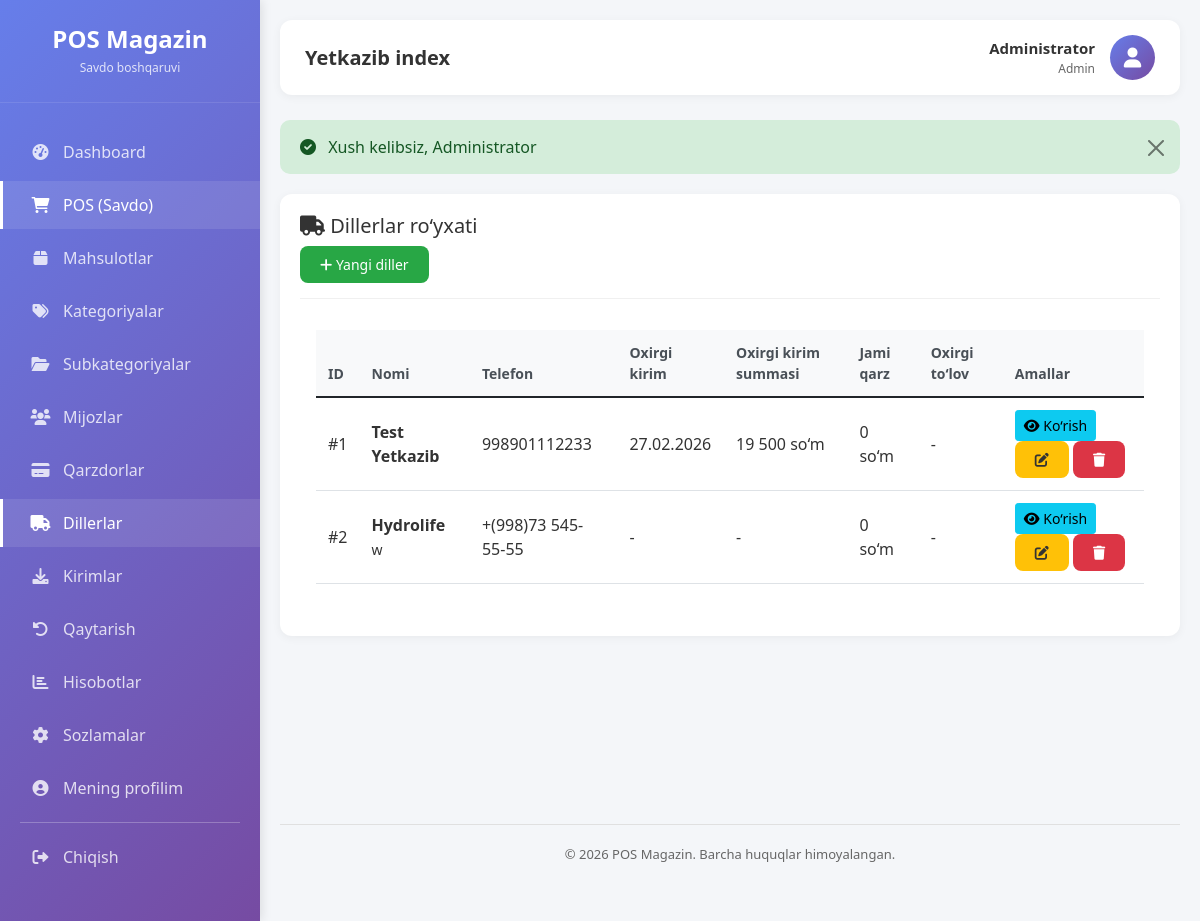
/yetkazib (signed in), run on an earlier commit of the app's database.
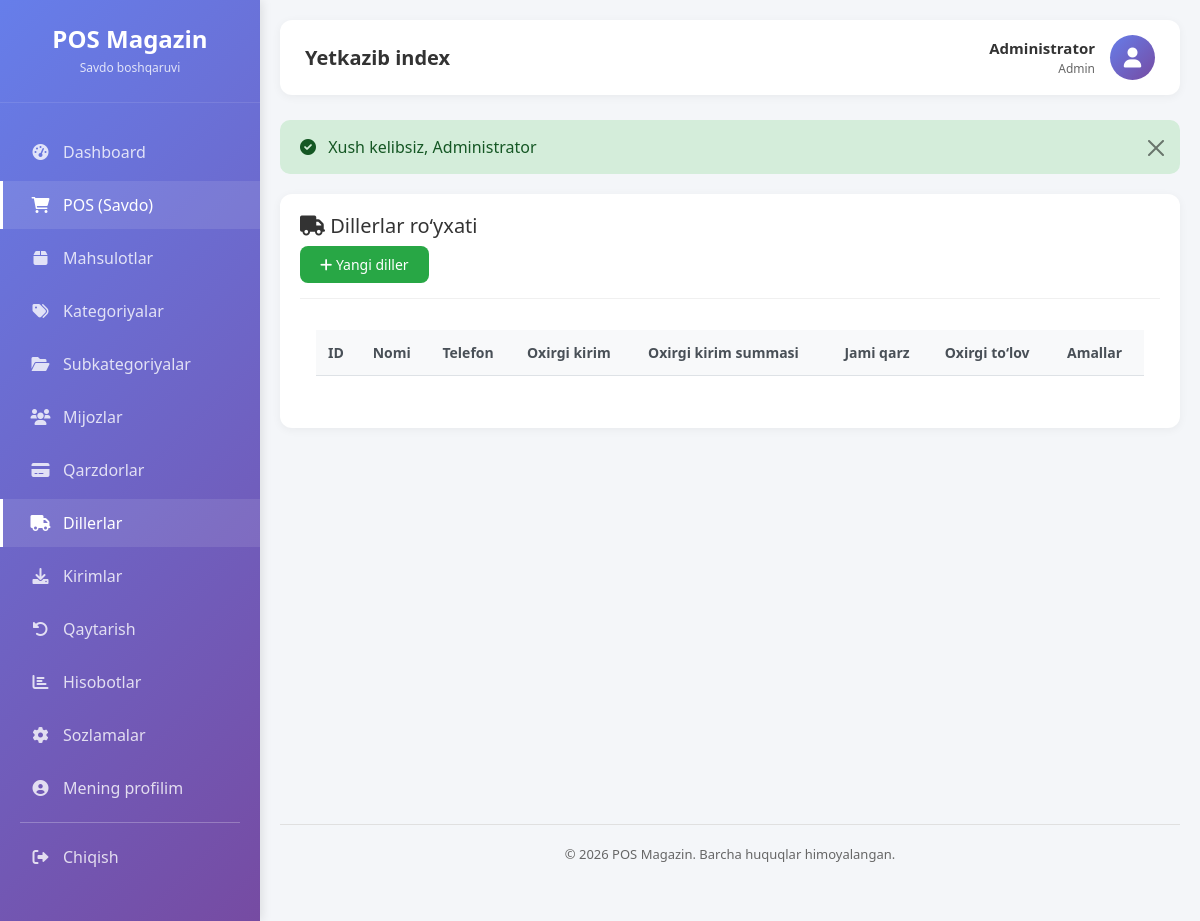
And on a later commit of the database.
### tables this page shows
CREATE TABLE `yetkazib_beruvchilar` (
  `id` bigint(20) UNSIGNED NOT NULL,
  `nomi` varchar(180) NOT NULL,
  `telefon` varchar(30) DEFAULT NULL,
  `manzil` varchar(255) DEFAULT NULL,
  `izoh` varchar(255) DEFAULT NULL,
  `kelish_kuni` varchar(20) DEFAULT NULL,
  `qarz` decimal(12,2) NOT NULL DEFAULT 0.00,
  `oxirgi_olingan_sana` date DEFAULT NULL,
  `eslatma` text DEFAULT NULL,
  `faol` tinyint(1) NOT NULL DEFAULT 1,
  `yaratilgan_vaqt` timestamp NULL DEFAULT current_timestamp(),
  `yangilangan_vaqt` timestamp NULL DEFAULT current_timestamp() ON UPDATE current_timestamp(),
  `ochirilgan_vaqt` timestamp NULL DEFAULT NULL,
  `tolash_muddati` int(11) DEFAULT NULL COMMENT 'To''lash muddati (kunlarda)',
  `tolash_eslatma` text DEFAULT NULL,
  `oxirgi_tolov_sana` date DEFAULT NULL,
  `jami_olingan` decimal(12,2) DEFAULT 0.00,
  `jami_tolangan` decimal(12,2) DEFAULT 0.00
);

CREATE TABLE `kirimlar` (
  `id` bigint(20) UNSIGNED NOT NULL,
  `hisob_faktura` varchar(60) DEFAULT NULL,
  `yetkazib_beruvchi_id` bigint(20) UNSIGNED NOT NULL,
  `kiritgan_id` bigint(20) UNSIGNED NOT NULL,
  `umumiy_summa` decimal(12,2) NOT NULL DEFAULT 0.00,
  `holat` enum('QORALAMA','QABUL_QILINDI','BEKOR') NOT NULL DEFAULT 'QABUL_QILINDI',
  `kirim_vaqt` datetime NOT NULL DEFAULT current_timestamp(),
  `izoh` varchar(255) DEFAULT NULL,
  `yaratilgan_vaqt` timestamp NULL DEFAULT current_timestamp(),
  `yangilangan_vaqt` timestamp NULL DEFAULT current_timestamp() ON UPDATE current_timestamp()
);

### app/Views/pages/yetkazib/index.php (the view, shortened to what the changed rows need)
<div class="card">
    <div class="card-header">
        <h5><i class="fas fa-truck"></i> Dillerlar ro‘yxati</h5>
        <a href="/new-pos/yetkazib/create" class="btn btn-sm btn-success"><i class="fas fa-plus"></i> Yangi diller</a>
    </div>
    <div class="card-body">
        <div class="table-responsive">
            <table class="table table-hover">
                <thead>
                    <tr>
                        <th>ID</th>
                        <th>Nomi</th>
                        <th>Telefon</th>
                        <th>Oxirgi kirim</th>
                        <th>Oxirgi kirim summasi</th>
                        <th>Jami qarz</th>
                        <th>Oxirgi to‘lov</th>
                        <th>Amallar</th>
                    </tr>
                </thead>
                <tbody>
                    <?php foreach ($dillerlar as $d): ?>
                    <tr>
                        <td>#<?= $d['id'] ?></td>
                        <td>
                            <strong><?= htmlspecialchars($d['nomi']) ?></strong>
                            <?php if (!empty($d['izoh'])): ?><br><small><?= htmlspecialchars($d['izoh']) ?></small><?php endif; ?>
                        </td>
                        <td><?= $d['telefon'] ?? '-' ?></td>
                        <td>
                            <?php if ($d['last_kirim']): ?>
                                <?= date('d.m.Y', strtotime($d['last_kirim']['kirim_vaqt'])) ?>
                            <?php else: ?>
                                -
                            <?php endif; ?>
                        </td>
                        <td>
                            <?php if ($d['last_kirim']): ?>
                                <?= number_format($d['last_kirim']['jami_summa'] ?? 0, 0, ',', ' ') ?> so‘m
                            <?php else: ?>
                                -
                            <?php endif; ?>
                        </td>
                        <td>
                            <?php if ($d['qarz'] > 0): ?>
                                <span class="debt-badge"><?= number_format($d['qarz'], 0, ',', ' ') ?> so‘m</span>
                            <?php else: ?>
                                0 so‘m
                            <?php endif; ?>
                        </td>
                        <td><?= $d['oxirgi_tolov_sana'] ? date('d.m.Y', strtotime($d['oxirgi_tolov_sana'])) : '-' ?></td>
                        <td>
                            <a href="/new-pos/yetkazib/show/<?= $d['id'] ?>" class="btn btn-sm btn-info"><i class="fas fa-eye"></i> Ko‘rish</a>
                            <a href="/new-pos/yetkazib/edit/<?= $d['id'] ?>" class="btn btn-sm btn-warning"><i class="fas fa-edit"></i></a>
                            <?php if ($_SESSION['user']['rol_nomi'] == 'Admin'): ?>
                            <form method="POST" action="/new-pos/yetkazib/delete/<?= $d['id'] ?>" style="display:inline;" onsubmit="return confirm('Haqiqatan ham o‘chirmoqchimisiz?')">
                                <button type="submit" class="btn btn-sm btn-danger"><i class="fas fa-trash"></i></button>
                            </form>
                            <?php endif; ?>
                        </td>
                    </tr>
                    <?php endforeach; ?>
                </tbody>
            </table>
        </div>
    </div>
</div>

### public/index.php (shortened to what the changed rows need)
<?php
require_once __DIR__ . '/../config/database.php';
spl_autoload_register(function ($class) {
    $prefix = 'App\\';
    $base_dir = APP_PATH . '/';
    $len = strlen($prefix);
    $relative_class = substr($class, $len);
    $file = $base_dir . str_replace('\\', '/', $relative_class) . '.php';
});
$requestUri = $_SERVER['REQUEST_URI'];
$basePath = '/new-pos';
if (strpos($requestUri, $basePath) === 0) {
    $requestUri = substr($requestUri, strlen($basePath));
}
$requestUri = strtok($requestUri, '?');
$requestUri = str_replace('/public', '', $requestUri);
$requestUri = trim($requestUri, '/');
$routesFile = ROUTES_PATH . '/web.php';
$routes = require $routesFile;
$method = $_SERVER['REQUEST_METHOD'];
route_dispatch($routes, $method, $requestUri);
function route_dispatch($routes, $method, $uri) {
    foreach ($routes[$method] as $pattern => $handler) {
        $pattern = trim($pattern, '/');
        $regexPattern = preg_replace('/\{[a-z]+\}/', '([^/]+)', $pattern);
        $regexPattern = '/^' . str_replace('/', '\/', $regexPattern) . '$/';
        if (preg_match($regexPattern, $uri, $matches)) {
            array_shift($matches);
            list($controller, $action) = $handler;
            $controllerInstance = new $controllerClass();
            call_user_func_array([$controllerInstance, $action], $matches);
            return;
        }
    }
}

### app/Views/layouts/main.php (shortened to what the changed rows need)
<!DOCTYPE html>
<html lang="uz">
<head>
    <link rel="stylesheet" href="/new-pos/public/assets/css/responsive.css">
    <link href="https://cdn.jsdelivr.net/npm/bootstrap@5.1.3/dist/css/bootstrap.min.css" rel="stylesheet">
    <link rel="stylesheet" href="https://cdnjs.cloudflare.com/ajax/libs/font-awesome/6.0.0/css/all.min.css">
    <link rel="stylesheet" href="/new-pos/public/assets/css/style.css">
</head>
<body>
    <div class="wrapper">
        <div class="sidebar">
            <div class="sidebar-header">
                <h3><?= htmlspecialchars($companyName ?? 'POS Magazin') ?></h3>
                <p>Savdo boshqaruvi</p>
            </div>
            <ul class="nav-menu">
                <?php if ($_SESSION['user']['rol_nomi'] == 'Admin'): ?>
                <li class="nav-item">
                    <a href="/new-pos/dashboard" class="nav-link <?= strpos($_SERVER['REQUEST_URI'], 'dashboard') !== false ? 'active' : '' ?>">
                        <i class="fas fa-tachometer-alt"></i> <span>Dashboard</span>
                    </a>
                </li>
                <?php endif; ?>
                <li class="nav-item">
                    <a href="/new-pos/pos" class="nav-link <?= strpos($_SERVER['REQUEST_URI'], 'pos') !== false ? 'active' : '' ?>">
                        <i class="fas fa-shopping-cart"></i> <span>POS (Savdo)</span>
                    </a>
                </li>
                <li class="nav-item">
                    <a href="/new-pos/products" class="nav-link <?= strpos($_SERVER['REQUEST_URI'], 'products') !== false ? 'active' : '' ?>">
                        <i class="fas fa-box"></i> <span>Mahsulotlar</span>
                    </a>
                </li>
                <li class="nav-item">
                    <a href="/new-pos/categories" class="nav-link <?= strpos($_SERVER['REQUEST_URI'], 'categories') !== false ? 'active' : '' ?>">
                        <i class="fas fa-tags"></i> <span>Kategoriyalar</span>
                    </a>
                </li>
                <li class="nav-item">
                    <a href="/new-pos/subcategories" class="nav-link <?= strpos($_SERVER['REQUEST_URI'], 'subcategories') !== false ? 'active' : '' ?>">
                        <i class="fas fa-folder-open"></i> <span>Subkategoriyalar</span>
                    </a>
                </li>
                <li class="nav-item">
                    <a href="/new-pos/customers" class="nav-link <?= strpos($_SERVER['REQUEST_URI'], 'customers') !== false ? 'active' : '' ?>">
                        <i class="fas fa-users"></i> <span>Mijozlar</span>
                    </a>
                </li>
                <li class="nav-item">
                    <a href="/new-pos/debt" class="nav-link <?= strpos($_SERVER['REQUEST_URI'], 'debt') !== false ? 'active' : '' ?>">
                        <i class="fas fa-credit-card"></i> <span>Qarzdorlar</span>
                    </a>
                </li>
                <li class="nav-item">
                    <a href="/new-pos/yetkazib" class="nav-link <?= strpos($_SERVER['REQUEST_URI'], 'yetkazib') !== false ? 'active' : '' ?>">
                        <i class="fas fa-truck"></i> <span>Dillerlar</span>
                    </a>
                </li>
                <li class="nav-item">
                    <a href="/new-pos/kirim" class="nav-link <?= strpos($_SERVER['REQUEST_URI'], 'kirim') !== false ? 'active' : '' ?>">
                        <i class="fas fa-download"></i> <span>Kirimlar</span>
                    </a>
                </li>
                <li class="nav-item">
                    <a href="/new-pos/returns" class="nav-link <?= strpos($_SERVER['REQUEST_URI'], 'returns') !== false ? 'active' : '' ?>">
                        <i class="fas fa-undo-alt"></i> <span>Qaytarish</span>
                    </a>
                </li>
                <?php if ($_SESSION['user']['rol_nomi'] == 'Admin'): ?>
                <li class="nav-item">
                    <a href="/new-pos/reports" class="nav-link <?= strpos($_SERVER['REQUEST_URI'], 'reports') !== false ? 'active' : '' ?>">
                        <i class="fas fa-chart-bar"></i> <span>Hisobotlar</span>
                    </a>
                </li>
                <?php endif; ?>
                <?php if ($_SESSION['user']['rol_nomi'] == 'Admin'): ?>
                <li class="nav-item">
                    <a href="/new-pos/settings" class="nav-link <?= strpos($_SERVER['REQUEST_URI'], 'settings') !== false ? 'active' : '' ?>">
                        <i class="fas fa-cog"></i> <span>Sozlamalar</span>
                    </a>
                </li>
                <?php endif; ?>
                <li class="nav-item">
                    <a href="/new-pos/settings/profile" class="nav-link <?= strpos($_SERVER['REQUEST_URI'], 'profile') !== false ? 'active' : '' ?>">
                        <i class="fas fa-user-circle"></i> <span>Mening profilim</span>
                    </a>
                </li>
                <li class="nav-item divider">
                    <hr>
                </li>
                <li class="nav-item">
                    <a href="/new-pos/logout" class="nav-link">
                        <i class="fas fa-sign-out-alt"></i> <span>Chiqish</span>
                    </a>
                </li>
            </ul>
        </div>
        <div class="main-content">
            <div class="top-bar">
                <div class="page-title">
                    <h4><?= $title ?? 'Dashboard' ?></h4>
                </div>
                <div class="user-info">
                    <div class="user-details">
                        <div class="user-name"><?= $_SESSION['user']['fio'] ?? 'Foydalanuvchi' ?></div>
                        <div class="user-role"><?= $_SESSION['user']['rol_nomi'] ?? 'Role' ?></div>
                    </div>
                    <div class="user-avatar">
                        <i class="fas fa-user"></i>
                    </div>
                </div>
            </div>
            <?php if (isset($_SESSION['flash']['success'])): ?>
                <div class="alert alert-success alert-dismissible fade show" role="alert">
                    <i class="fas fa-check-circle me-2"></i> <?= $_SESSION['flash']['success'] ?>
                    <button type="button" class="btn-close" data-bs-dismiss="alert"></button>
                </div>
            <?php endif; ?>
            <div class="content-wrapper">
                <?= $content ?? '' ?>
            </div>
            <div class="footer">
                <p>© <?= date('Y') ?> POS Magazin. Barcha huquqlar himoyalangan.</p>
            </div>
        </div>
    </div>
</body>
</html>

What changed in the data, as far as the page shows it:
removed yetkazib_beruvchilar: id "1", nomi "Test Yetkazib", telefon "998901112233", jami_summa "19 500", qarz "0 so‘m"
removed kirimlar: kirim_vaqt "27.02.2026"
removed yetkazib_beruvchilar: id "2", nomi "Hydrolife", izoh "w", telefon "+(998)73 545-55-55", qarz "0 so‘m"
